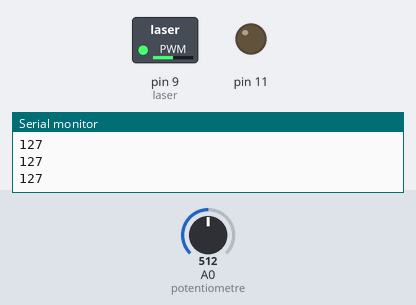
The sketch below on a simulated Arduino Uno, built with avr-gcc and run on an emulated ATmega328P. On the bench: switched loads named in the sketch (green lamp = pin HIGH), output pins drawn as LEDs (lit = HIGH), the last lines printed to the serial monitor. The test bench sets the inputs (shaded band); at power-on: A0 (potentiometre) = 512.

Above: at 1.2 s.
1.3 s: A0 (potentiometre) set to 716
At 2.5 s:
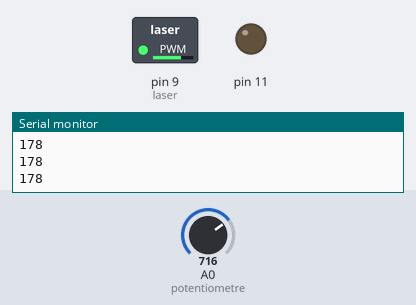
2.8 s: A0 (potentiometre) set to 900
At 3.8 s:
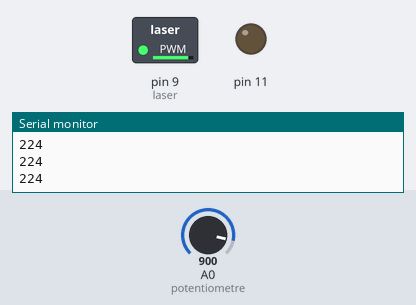
4.3 s: A0 (potentiometre) set to 122
At 4.8 s:
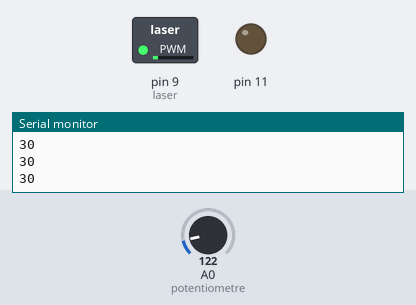
5.8 s: A0 (potentiometre) set to 0
At 7.0 s:
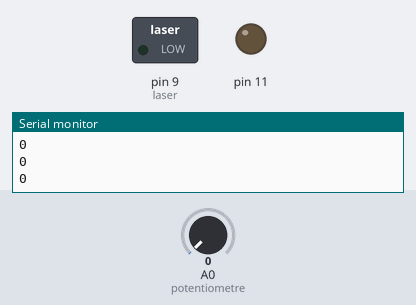
7.3 s: A0 (potentiometre) set to 511
At 8.3 s:
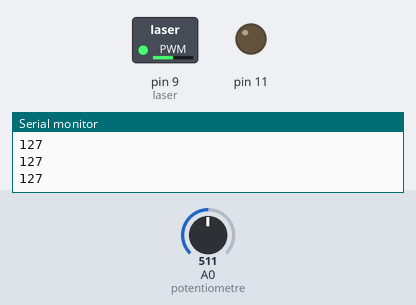
Timing chart, 0 to 9.8 s (numbered marks = the images above; inputs shaded):
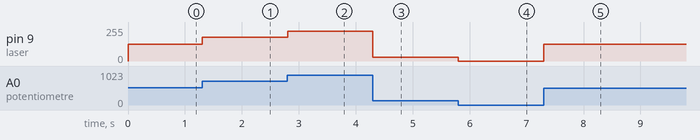

Measured:
- after the input at 1.3 s, pin 9 (laser): 127/255 → 178/255 at once
- after the input at 2.8 s, pin 9 (laser): 178/255 → 224/255 at once
- after the input at 4.3 s, pin 9 (laser): 224/255 → 30/255 at once
- after the input at 5.8 s, pin 9 (laser): 30/255 → 0/255 at once
- after the input at 7.3 s, pin 9 (laser): 0/255 → 127/255 at once

The sketch:

test_potentioma_tre.ino
```cpp
int potentiometre = A0 ; //le potentiomètre est connecté sur A0
int laser = 9 ; //le laser est connecté sur la sortie PWM numéro 3 de la carte
int valeur_potentiometre = 0 ; //déclaration de la valeur du potentiomètre
int valeur_laser = 0 ; //déclaration de la valeur du laser
void setup() { pinMode(potentiometre, INPUT); //potentiomètre est déclaré comme une entrée
pinMode(laser,OUTPUT) ; //le laser est déclaré comme une sortie
pinMode(11, OUTPUT);
Serial.begin(9600);
}
void loop(){
valeur_potentiometre = analogRead(potentiometre) ;
valeur_laser = map(valeur_potentiometre, 0, 1023, 0, 255) ; //la fonction map permet de faire un produit en croix avec les paramètres de la sortie PWM et les données récoltées du potentiomètre
analogWrite(laser, valeur_laser) ;
Serial.println(valeur_laser);
}
```
